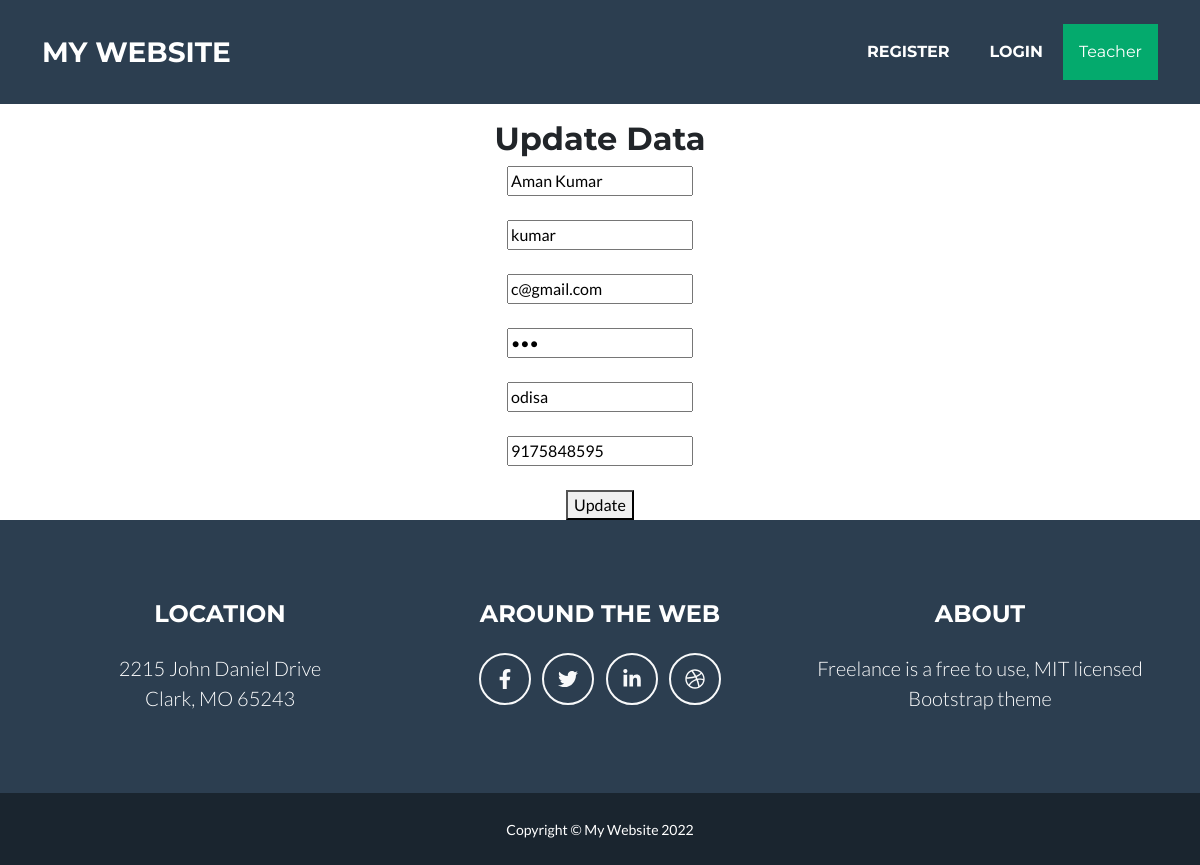
Page /edit?id=4 on the committed database.
### myfirstproject/models.py (models this page shows)
class student(models.Model):
    fname=models.CharField(max_length=20)
    lname = models.CharField(max_length=20)
    email = models.CharField(max_length=50,default="0")
    password = models.CharField(max_length=20,default="0")
    city = models.TextField(max_length=20)
    contact=models.IntegerField(max_length=20)

### myfirstproject/views.py (the view)
# urls.py: path('edit',views.edit,name="edit"),
def edit(request):
    id=request.GET["id"]
    data = student.objects.all().filter(id=id)
    return render(request,"edit.html",{'data':data})

### templates/edit.html (shortened to what this page needs)
{% extends 'basic.html' %}
{% load static %}
{% block body %}
        <br>
        <form action="update" method="post">
            {% for i in data %}
        <center>
            <h2>Update Data</h2>
            <input type="text" name="fname" placeholder="First Name" value="{{i.fname}}"><br><br>
            <input type="text" name="lname" placeholder="Last Name" value="{{i.lname}}"><br><br>
             <input type="email" name="email" placeholder="Email" value="{{i.email}}"><br><br>
             <input type="password" name="password" placeholder="Password" value="{{i.password}}"><br><br>
              <input type="text" name="city" placeholder="Address" value="{{i.city}}"><br><br>
              <input type="number" name="contact" placeholder="Contact" value="{{i.contact}}"><br><br>
            <button type="submit">Update</button><br>
        </center>
        </form>
        {% endfor %}
        {% endblock %}

### rows in the picture
student: fname "Aman Kumar", lname "kumar", email "c@gmail.com", city "odisa", contact "9175848595"
